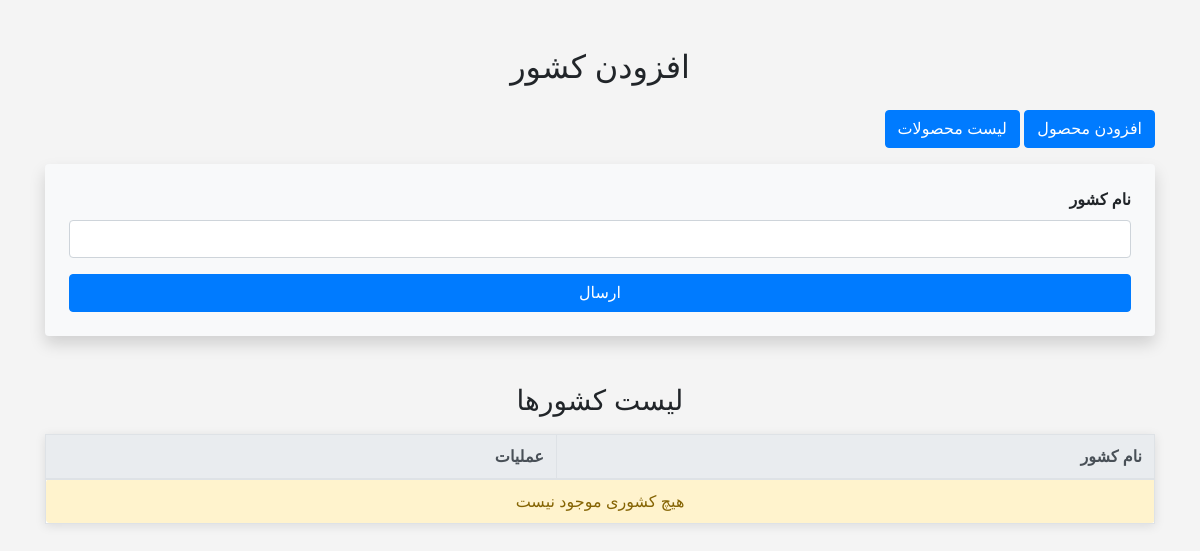
/phone-country/ (signed in), run on an earlier commit of the app's database.
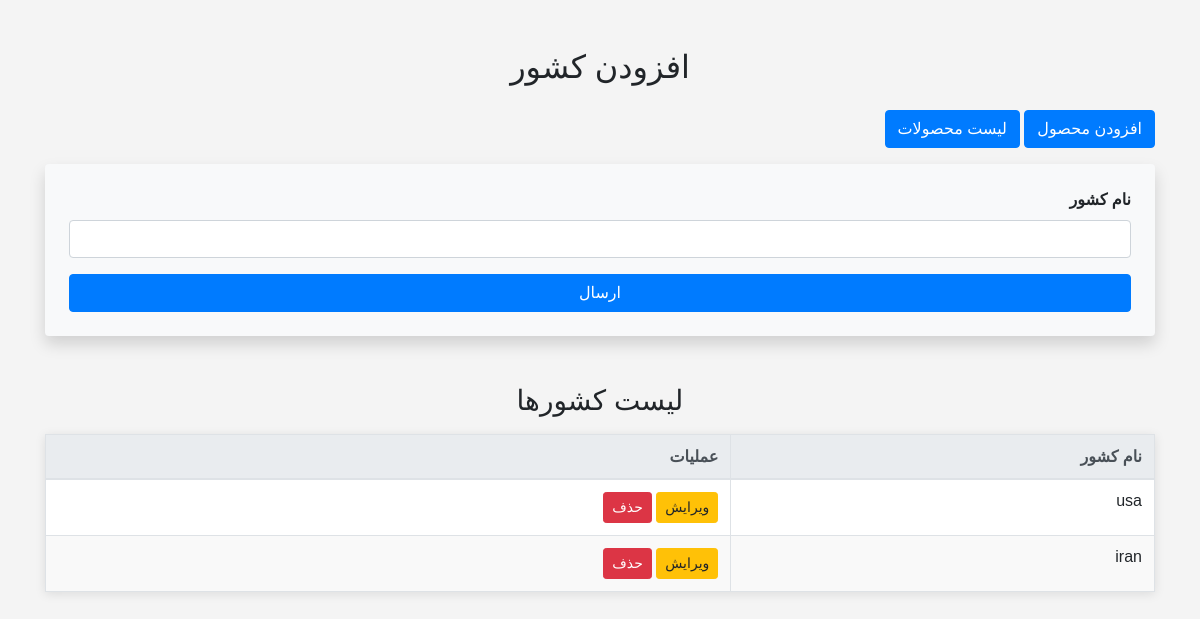
And on a later commit of the database.
### mobile_inventory/models.py (models this page shows, shortened)
class Country(models.Model):
    name = models.CharField(max_length=100, unique=True, verbose_name='نام کشور')
    created_at = models.DateTimeField(auto_now_add=True, null=True, blank=True)
    slug = models.SlugField(unique=True, blank=True, verbose_name='آدرس کشور')
    class Meta:
        verbose_name = 'کشور'
        verbose_name_plural = 'کشورها'

### mobile_inventory/views.py (the view, shortened to what this page needs)
# urls.py: path('phone-country/', views.AddCountryView.as_view(), name='add_country'),
class AddCountryView(CreateView):
    model = Country
    form_class = CountryForm
    template_name = 'mobile_inventory/add_country.html'
    def get_context_data(self, **kwargs):
        context = super().get_context_data(**kwargs)
        context['countries'] = Country.objects.all().order_by('-created_at')
        return context

### mobile_inventory/forms.py
class CountryForm(forms.ModelForm):
    class Meta:
        model = Country
        fields = '__all__'
    error_messages = {
        'country': {
            'required': 'کشور الزامی است.',
        }}

### mobile_inventory/templatetags/custom_filters.py (called while the page is built)
@register.filter(name='add_class')
def add_class(field, css_clss):
    return field.as_widget(attrs={'class': css_clss})

### mobile_inventory/templates/mobile_inventory/add_country.html (shortened to what this page needs)
{% extends 'base.html' %}
{% load static %}
{% load custom_filters %}
{% block main %}
    <body>
    <div class="container mt-5">
        <h2 class="text-center mb-4">افزودن کشور</h2>
        {% if request.user.is_superuser %}
            <div class="text-right mb-3">
                <a href="{% url 'add_phone' %}" class="btn btn-primary">افزودن محصول</a>
                <a href="{% url 'list_phone' %}" class="btn btn-primary">لیست محصولات</a>
            </div>
        {% endif %}
        <form method="post" enctype="multipart/form-data" class="bg-light p-4 rounded shadow" novalidate>
            <div class="form-group text-right">
                <label for="{{ form.name.id_for_label }}" class="font-weight-bold">نام کشور</label>
                {{ form.name|add_class:"form-control" }}
            </div>
            <button type="submit" class="btn btn-primary btn-block">ارسال</button>
        </form>
        <h3 class="mt-5 text-center">لیست کشورها</h3>
        <table id="countries-table" class="table table-bordered mt-3 text-right">
            <thead class="thead-light">
            <tr>
                <th>نام کشور</th>
                <th class="text-right">عملیات</th>
            </tr>
            </thead>
            <tbody>
            {% for country in countries %}
                <tr id="country-row-{{ country.slug }}">
                    <td>{{ country.name }}</td>
                    <td class="text-right">
                        <a href="{% url 'edit_country' country.slug %}" class="btn btn-warning btn-sm">ویرایش</a>
                        <button class="btn btn-danger btn-sm delete-country" data-id="{{ country.slug }}">حذف</button>
                    </td>
                </tr>
            {% empty %}
                <tr>
                    <td colspan="2" class="text-center alert alert-warning">هیچ کشوری موجود نیست</td>
                </tr>
            {% endfor %}
            </tbody>
        </table>
    </div>
    </body>
{% endblock %}

What changed in the data, as far as the page shows it:
added Country: name "usa"
added Country: name "iran"
Also different on the page:
text no longer shown: "هیچ کشوری موجود نیست"
